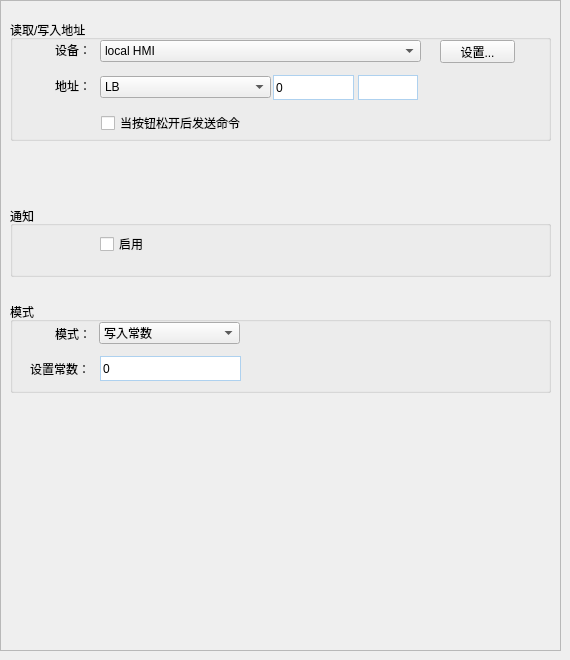
         <widget class="QWidget" name="MultStatusConfigElementPage">
          <widget class="QFrame" name="frame_6">
           <property name="geometry">
            <rect>
             <x>0</x>
             <y>0</y>
             <width>561</width>
             <height>651</height>
            </rect>
           </property>
           <property name="styleSheet">
            <string notr="true"/>
           </property>
           <property name="frameShape">
            <enum>QFrame::StyledPanel</enum>
           </property>
           <property name="frameShadow">
            <enum>QFrame::Raised</enum>
           </property>
           <widget class="QGroupBox" name="groupBox_12">
            <property name="geometry">
             <rect>
              <x>10</x>
              <y>20</y>
              <width>541</width>
              <height>121</height>
             </rect>
            </property>
            <property name="title">
             <string>读取/写入地址</string>
            </property>
            <widget class="QLabel" name="label_19">
             <property name="geometry">
              <rect>
               <x>11</x>
               <y>20</y>
               <width>70</width>
               <height>20</height>
              </rect>
             </property>
             <property name="minimumSize">
              <size>
               <width>70</width>
               <height>0</height>
              </size>
             </property>
             <property name="maximumSize">
              <size>
               <width>70</width>
               <height>16777215</height>
              </size>
             </property>
             <property name="text">
              <string>设备：</string>
             </property>
             <property name="alignment">
              <set>Qt::AlignRight|Qt::AlignTrailing|Qt::AlignVCenter</set>
             </property>
            </widget>
            <widget class="QLabel" name="label_20">
             <property name="geometry">
              <rect>
               <x>11</x>
               <y>56</y>
               <width>70</width>
               <height>20</height>
              </rect>
             </property>
             <property name="minimumSize">
              <size>
               <width>70</width>
               <height>0</height>
              </size>
             </property>
             <property name="maximumSize">
              <size>
               <width>70</width>
               <height>16777215</height>
              </size>
             </property>
             <property name="text">
              <string>地址：</string>
             </property>
             <property name="alignment">
              <set>Qt::AlignRight|Qt::AlignTrailing|Qt::AlignVCenter</set>
             </property>
            </widget>
            <widget class="QPushButton" name="BitStatusConfigButton_2">
             <property name="geometry">
              <rect>
               <x>430</x>
               <y>20</y>
               <width>75</width>
               <height>23</height>
              </rect>
             </property>
             <property name="text">
              <string>设置...</string>
             </property>
            </widget>
            <widget class="QLineEdit" name="lineEdit_7">
             <property name="geometry">
              <rect>
               <x>263</x>
               <y>55</y>
               <width>81</width>
               <height>25</height>
              </rect>
             </property>
             <property name="minimumSize">
              <size>
               <width>0</width>
               <height>25</height>
              </size>
             </property>
             <property name="maximumSize">
              <size>
               <width>16777215</width>
               <height>25</height>
              </size>
             </property>
             <property name="styleSheet">
              <string notr="true">
border:1px solid rgba(174,209,239,1);</string>
             </property>
             <property name="text">
              <string>0</string>
             </property>
            </widget>
            <widget class="QLineEdit" name="lineEdit_16">
             <property name="geometry">
              <rect>
               <x>348</x>
               <y>55</y>
               <width>60</width>
               <height>25</height>
              </rect>
             </property>
             <property name="minimumSize">
              <size>
               <width>60</width>
               <height>25</height>
              </size>
             </property>
             <property name="maximumSize">
              <size>
               <width>60</width>
               <height>25</height>
              </size>
             </property>
             <property name="styleSheet">
              <string notr="true">
border:1px solid rgba(174,209,239,1);</string>
             </property>
            </widget>
            <widget class="QComboBox" name="BitStatusConfigDDev_2">
             <property name="geometry">
              <rect>
               <x>90</x>
               <y>20</y>
               <width>321</width>
               <height>22</height>
              </rect>
             </property>
             <item>
              <property name="text">
               <string>local HMI</string>
              </property>
             </item>
            </widget>
            <widget class="QComboBox" name="BitStatusConfigAddr_2">
             <property name="geometry">
              <rect>
               <x>90</x>
               <y>56</y>
               <width>171</width>
               <height>22</height>
              </rect>
             </property>
             <item>
              <property name="text">
               <string>LB</string>
              </property>
             </item>
            </widget>
            <widget class="QCheckBox" name="SendCmdAfterRelease_2">
             <property name="geometry">
              <rect>
               <x>91</x>
               <y>95</y>
               <width>161</width>
               <height>16</height>
              </rect>
             </property>
             <property name="text">
              <string>当按钮松开后发送命令</string>
             </property>
            </widget>
           </widget>
           <widget class="QGroupBox" name="groupBox_13">
            <property name="geometry">
             <rect>
              <x>10</x>
              <y>206</y>
              <width>541</width>
              <height>71</height>
             </rect>
            </property>
            <property name="title">
             <string>通知</string>
            </property>
            <widget class="QCheckBox" name="TriggerMacroInstruction_2">
             <property name="geometry">
              <rect>
               <x>90</x>
               <y>30</y>
               <width>90</width>
               <height>16</height>
              </rect>
             </property>
             <property name="text">
              <string>启用</string>
             </property>
            </widget>
           </widget>
           <widget class="QGroupBox" name="groupBox_14">
            <property name="geometry">
             <rect>
              <x>10</x>
              <y>302</y>
              <width>541</width>
              <height>91</height>
             </rect>
            </property>
            <property name="title">
             <string>模式</string>
            </property>
            <widget class="QLabel" name="label_21">
             <property name="geometry">
              <rect>
               <x>11</x>
               <y>22</y>
               <width>70</width>
               <height>20</height>
              </rect>
             </property>
             <property name="minimumSize">
              <size>
               <width>70</width>
               <height>0</height>
              </size>
             </property>
             <property name="maximumSize">
              <size>
               <width>70</width>
               <height>16777215</height>
              </size>
             </property>
             <property name="text">
              <string>模式：</string>
             </property>
             <property name="alignment">
              <set>Qt::AlignRight|Qt::AlignTrailing|Qt::AlignVCenter</set>
             </property>
            </widget>
            <widget class="QComboBox" name="BitStatusConfigSwitchType_2">
             <property name="geometry">
              <rect>
               <x>89</x>
               <y>20</y>
               <width>141</width>
               <height>22</height>
              </rect>
             </property>
             <item>
              <property name="text">
               <string>写入常数</string>
              </property>
             </item>
            </widget>
            <widget class="QLabel" name="label_22">
             <property name="geometry">
              <rect>
               <x>10</x>
               <y>57</y>
               <width>70</width>
               <height>20</height>
              </rect>
             </property>
             <property name="sizePolicy">
              <sizepolicy hsizetype="Preferred" vsizetype="Preferred">
               <horstretch>4</horstretch>
               <verstretch>0</verstretch>
              </sizepolicy>
             </property>
             <property name="minimumSize">
              <size>
               <width>70</width>
               <height>0</height>
              </size>
             </property>
             <property name="maximumSize">
              <size>
               <width>70</width>
               <height>16777215</height>
              </size>
             </property>
             <property name="text">
              <string>设置常数：</string>
             </property>
             <property name="alignment">
              <set>Qt::AlignRight|Qt::AlignTrailing|Qt::AlignVCenter</set>
             </property>
            </widget>
            <widget class="QLineEdit" name="lineEdit_9">
             <property name="geometry">
              <rect>
               <x>90</x>
               <y>54</y>
               <width>141</width>
               <height>25</height>
              </rect>
             </property>
             <property name="minimumSize">
              <size>
               <width>0</width>
               <height>25</height>
              </size>
             </property>
             <property name="maximumSize">
              <size>
               <width>16777215</width>
               <height>25</height>
              </size>
             </property>
             <property name="styleSheet">
              <string notr="true">
border:1px solid rgba(174,209,239,1);</string>
             </property>
             <property name="text">
              <string>0</string>
             </property>
            </widget>
           </widget>
          </widget>
         </widget>
